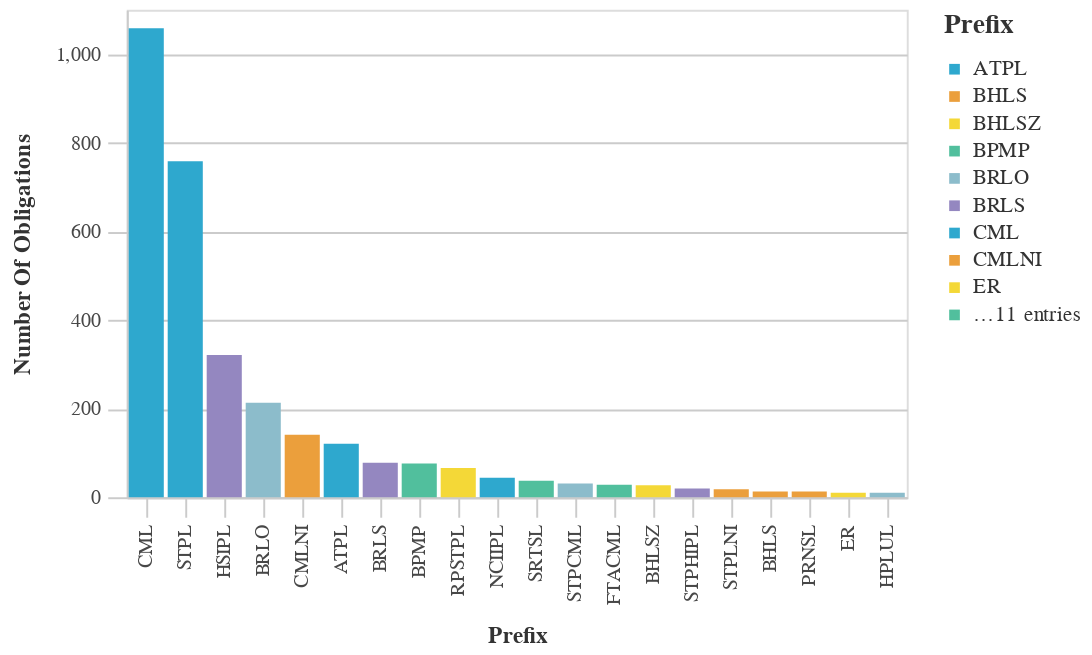

Write notebook code for a chart like this one.
### Markdown cell above
### Most Used Prefix Codes

### Code cell
#Bar chart with the Most Used Prefix Counts
chart_df = (df_top>>filter(_.variable=='prefix')).rename(columns={"value":"Prefix",
                                 "count":"Number of Obligations"})
chart9= (_dla_utils.basic_bar_chart_no_save(chart_df, 'Prefix', 'Number of Obligations', 'Prefix', district))
    

display(chart9)

### Figure 1 — Vega-Lite specification as saved in the notebook (floating-point values rounded to 4 significant figures)
{"config": {"view": {"continuousWidth": 400, "continuousHeight": 300}, "axis": {"domainColor": "#cbcbcb", "grid": true, "gridColor": "#cbcbcb", "gridWidth": 1, "labelColor": "#474747", "labelFont": "Nunito Sans", "labelFontSize": 10, "labelPadding": 4, "tickColor": "#cbcbcb", "tickSize": 10, "titleColor": "#333", "titleFont": "Raleway", "titleFontSize": 12, "titlePadding": 10}, "axisBand": {"grid": false}, "background": "white", "font": "Raleway", "header": {"labelFont": "Nunito Sans", "titleFont": "Raleway"}, "legend": {"labelColor": "#333", "labelFont": "Nunito Sans", "labelFontSize": 11, "labelLimit": 0, "padding": 1, "symbolSize": 30, "symbolType": "square", "titleColor": "#333", "titleFont": "Raleway", "titleFontSize": 14, "titlePadding": 10}, "title": {"anchor": "middle", "font": "Raleway", "fontSize": 18, "fontWeight": 300, "offset": 20}}, "data": {"name": "data-58fd7dd3a3f6ed38917e60fa367b8c6f"}, "mark": "bar", "encoding": {"color": {"field": "Prefix", "legend": {"symbolLimit": 10, "title": "Prefix"}, "scale": {"range": ["#2EA8CE", "#EB9F3C", "#F4D837", "#51BF9D", "#8CBCCB", "#9487C0"]}, "type": "nominal"}, "tooltip": [{"field": "Prefix", "title": "Prefix", "type": "nominal"}, {"field": "Number of Obligations", "title": "Number Of Obligations", "type": "quantitative"}], "x": {"field": "Prefix", "sort": "-y", "title": "Prefix", "type": "nominal"}, "y": {"field": "Number of Obligations", "title": "Number Of Obligations", "type": "quantitative"}}, "height": 250, "width": 400, "$schema": "https://vega.github.io/schema/vega-lite/v4.17.0.json", "datasets": {"data-58fd7dd3a3f6ed38917e60fa367b8c6f": [{"Prefix": "CML", "Number of Obligations": 1058, "variable": "prefix"}, {"Prefix": "STPL", "Number of Obligations": 758, "variable": "prefix"}, {"Prefix": "HSIPL", "Number of Obligations": 321, "variable": "prefix"}, {"Prefix": "BRLO", "Number of Obligations": 213, "variable": "prefix"}, {"Prefix": "CMLNI", "Number of Obligations": 141, "variable": "prefix"}, {"Prefix": "ATPL", "Number of Obligations": 121, "variable": "prefix"}, {"Prefix": "BRLS", "Number of Obligations": 78, "variable": "prefix"}, {"Prefix": "BPMP", "Number of Obligations": 76, "variable": "prefix"}, {"Prefix": "RPSTPL", "Number of Obligations": 66, "variable": "prefix"}, {"Prefix": "NCIIPL", "Number of Obligations": 44, "variable": "prefix"}, {"Prefix": "SRTSL", "Number of Obligations": 37, "variable": "prefix"}, {"Prefix": "STPCML", "Number of Obligations": 31, "variable": "prefix"}, {"Prefix": "FTACML", "Number of Obligations": 28, "variable": "prefix"}, {"Prefix": "BHLSZ", "Number of Obligations": 27, "variable": "prefix"}, {"Prefix": "STPHIPL", "Number of Obligations": 20, "variable": "prefix"}, {"Prefix": "STPLNI", "Number of Obligations": 18, "variable": "prefix"}, {"Prefix": "BHLS", "Number of Obligations": 13, "variable": "prefix"}, {"Prefix": "PRNSL", "Number of Obligations": 13, "variable": "prefix"}, {"Prefix": "ER", "Number of Obligations": 10, "variable": "prefix"}, {"Prefix": "HPLUL", "Number of Obligations": 10, "variable": "prefix"}]}}
